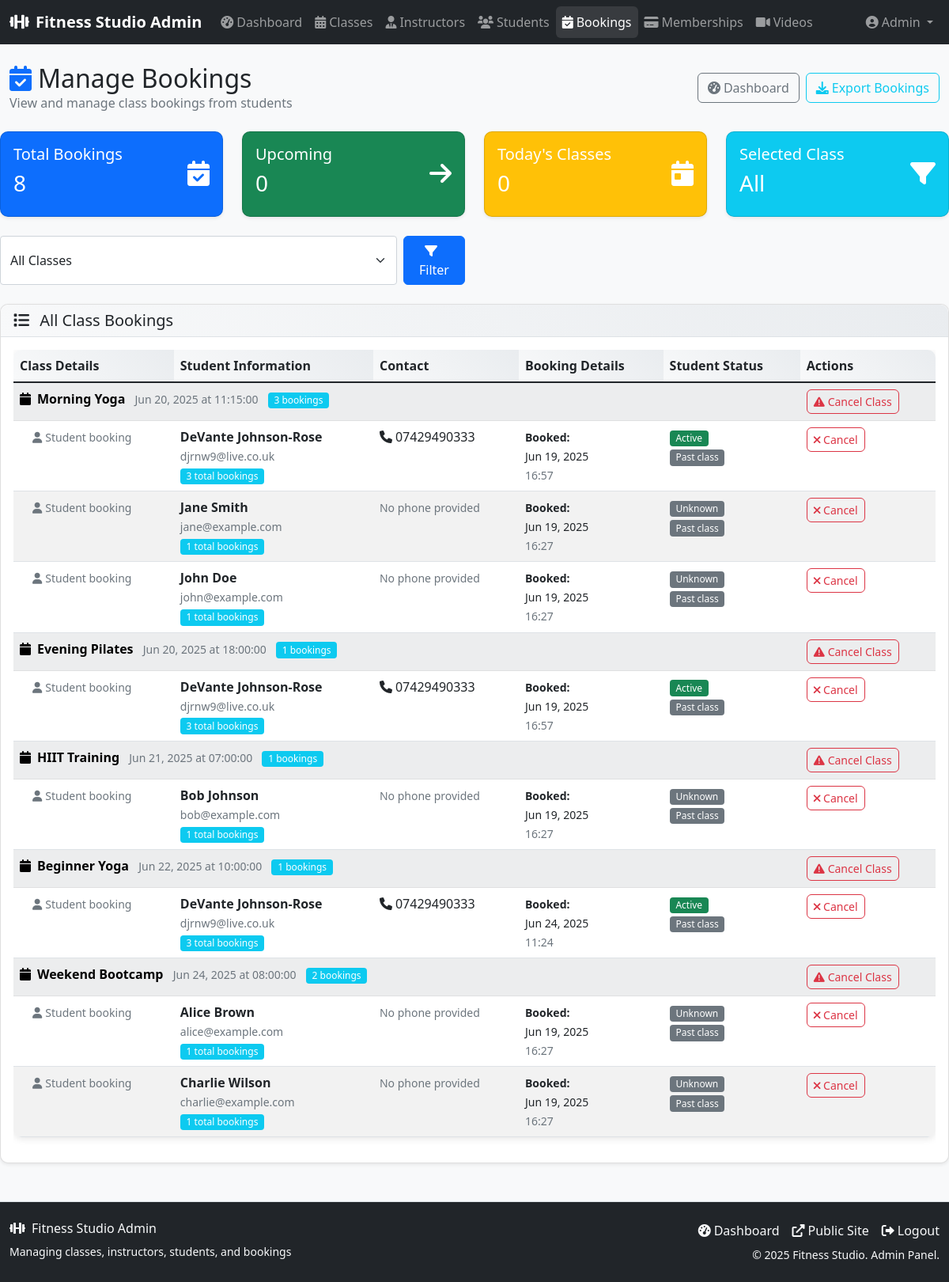
Page /admin/bookings.php (signed in) on the committed database.
### tables this page shows
CREATE TABLE `bookings` (
  `id` int(11) NOT NULL AUTO_INCREMENT,
  `user_id` int(11) DEFAULT NULL,
  `class_id` int(11) NOT NULL,
  `name` varchar(255) NOT NULL,
  `email` varchar(255) NOT NULL,
  `created_at` timestamp NOT NULL DEFAULT current_timestamp(),
  `membership_cycle` varchar(7) DEFAULT NULL COMMENT 'YYYY-MM format for tracking monthly limits',
  `is_free_trial` tinyint(1) DEFAULT 0,
  PRIMARY KEY (`id`),
  KEY `class_id` (`class_id`),
  KEY `idx_bookings_user_id` (`user_id`),
  KEY `idx_bookings_membership_cycle` (`membership_cycle`),
  KEY `idx_bookings_free_trial` (`is_free_trial`),
  CONSTRAINT `bookings_ibfk_1` FOREIGN KEY (`class_id`) REFERENCES `classes` (`id`) ON DELETE CASCADE,
  CONSTRAINT `bookings_ibfk_2` FOREIGN KEY (`user_id`) REFERENCES `users` (`id`) ON DELETE CASCADE
);

CREATE TABLE `classes` (
  `id` int(11) NOT NULL AUTO_INCREMENT,
  `name` varchar(255) NOT NULL,
  `description` text DEFAULT NULL,
  `date` date NOT NULL,
  `time` time NOT NULL,
  `capacity` int(11) NOT NULL,
  `created_at` timestamp NOT NULL DEFAULT current_timestamp(),
  `instructor_id` int(11) DEFAULT NULL,
  `recurring` tinyint(1) DEFAULT 0,
  PRIMARY KEY (`id`),
  KEY `fk_classes_instructor` (`instructor_id`),
  CONSTRAINT `fk_classes_instructor` FOREIGN KEY (`instructor_id`) REFERENCES `instructors` (`id`) ON DELETE SET NULL
);

CREATE TABLE `users` (
  `id` int(11) NOT NULL AUTO_INCREMENT,
  `first_name` varchar(50) NOT NULL,
  `last_name` varchar(50) NOT NULL,
  `email` varchar(100) NOT NULL,
  `password_hash` varchar(255) NOT NULL,
  `phone` varchar(20) DEFAULT NULL,
  `date_of_birth` date DEFAULT NULL,
  `gender` enum('male','female','other','prefer_not_to_say') DEFAULT NULL,
  `health_questionnaire` longtext DEFAULT NULL CHECK (json_valid(`health_questionnaire`)),
  `created_at` timestamp NOT NULL DEFAULT current_timestamp(),
  `updated_at` timestamp NOT NULL DEFAULT current_timestamp() ON UPDATE current_timestamp(),
  `status` enum('active','inactive','suspended') DEFAULT 'active',
  `free_trial_used` tinyint(1) DEFAULT 0,
  PRIMARY KEY (`id`),
  UNIQUE KEY `email` (`email`),
  KEY `idx_users_email` (`email`),
  KEY `idx_users_status` (`status`),
  KEY `idx_users_dob` (`date_of_birth`),
  KEY `idx_users_free_trial` (`free_trial_used`)
);

### admin/bookings.php (the view, shortened to what this page needs)
<?php
require_once 'includes/admin_common.php';
$selectedClass = isset($_GET['class']) ? intval($_GET['class']) : 0;
try {
    $stmt = $pdo->query('SELECT id, name, date, time FROM classes ORDER BY date, time');
} catch (Exception $e) {
    error_log('Failed to load classes for bookings filter: ' . $e->getMessage());
    $classes = [];
}
try {
    if ($selectedClass > 0) {
        $stmt = $pdo->prepare('
            SELECT b.*, c.name as class_name, c.date, c.time, c.capacity,
                   COALESCE(u.first_name, SUBSTRING_INDEX(b.name, " ", 1)) as first_name,
                   COALESCE(u.last_name, SUBSTRING_INDEX(b.name, " ", -1)) as last_name,
                   COALESCE(u.email, b.email) as user_email,
                   u.phone, COALESCE(u.status, "unknown") as user_status,
                   (SELECT COUNT(*) FROM bookings WHERE user_id = b.user_id OR (user_id IS NULL AND email = b.email)) as user_total_bookings
            FROM bookings b
            JOIN classes c ON b.class_id = c.id
            LEFT JOIN users u ON b.user_id = u.id
            WHERE c.id = ?
            ORDER BY b.created_at DESC
        ');
        $stmt->execute([$selectedClass]);
    } else {
        $stmt = $pdo->query('
            SELECT b.*, c.name as class_name, c.date, c.time, c.capacity,
                   COALESCE(u.first_name, SUBSTRING_INDEX(b.name, " ", 1)) as first_name,
                   COALESCE(u.last_name, SUBSTRING_INDEX(b.name, " ", -1)) as last_name,
                   COALESCE(u.email, b.email) as user_email,
                   u.phone, COALESCE(u.status, "unknown") as user_status,
                   (SELECT COUNT(*) FROM bookings WHERE user_id = b.user_id OR (user_id IS NULL AND email = b.email)) as user_total_bookings
            FROM bookings b
            JOIN classes c ON b.class_id = c.id
            LEFT JOIN users u ON b.user_id = u.id
            ORDER BY c.date, c.time, b.created_at DESC
        ');
    }
    $bookings = $stmt->fetchAll();
} catch (Exception $e) {
    error_log('Failed to load bookings: ' . $e->getMessage());
    $bookings = [];
}
$totalBookings = 0;
$upcomingBookings = 0;
$todayBookings = 0;
$currentDate = date('Y-m-d');
try {
    $stmt = $pdo->query('SELECT COUNT(*) FROM bookings');
    $totalBookings = $stmt->fetchColumn();
    $stmt = $pdo->prepare('
        SELECT COUNT(*)
        FROM bookings b
        JOIN classes c ON b.class_id = c.id
        WHERE c.date >= ?
    ');
    $stmt->execute([$currentDate]);
    $upcomingBookings = $stmt->fetchColumn();
    $stmt = $pdo->prepare('
        SELECT COUNT(*)
        FROM bookings b
        JOIN classes c ON b.class_id = c.id
        WHERE c.date = ?
    ');
    $stmt->execute([$currentDate]);
    $todayBookings = $stmt->fetchColumn();
} catch (Exception $e) {
    error_log('Failed to load booking statistics: ' . $e->getMessage());
    $totalBookings = count($bookings);
}
?>
<div class="row mb-4">
    <div class="col-md-3">
        <div class="card bg-primary text-white">
            <div class="card-body">
                <div class="d-flex justify-content-between">
                    <div>
                        <h5 class="card-title">Total Bookings</h5>
                        <h3><?= $totalBookings ?></h3>
                    </div>
                    <div class="align-self-center">
                        <i class="fas fa-calendar-check fa-2x"></i>
                    </div>
                </div>
            </div>
        </div>
    </div>
    <div class="col-md-3">
        <div class="card bg-success text-white">
            <div class="card-body">
                <div class="d-flex justify-content-between">
                    <div>
                        <h5 class="card-title">Upcoming</h5>
                        <h3><?= $upcomingBookings ?></h3>
                    </div>
                    <div class="align-self-center">
                        <i class="fas fa-arrow-right fa-2x"></i>
                    </div>
                </div>
            </div>
        </div>
    </div>
    <div class="col-md-3">
        <div class="card bg-warning text-white">
            <div class="card-body">
                <div class="d-flex justify-content-between">
                    <div>
                        <h5 class="card-title">Today's Classes</h5>
                        <h3><?= $todayBookings ?></h3>
                    </div>
                    <div class="align-self-center">
                        <i class="fas fa-calendar-day fa-2x"></i>
                    </div>
                </div>
            </div>
        </div>
    </div>
    <div class="col-md-3">
        <div class="card bg-info text-white">
            <div class="card-body">
                <div class="d-flex justify-content-between">
                    <div>
                        <h5 class="card-title">Selected Class</h5>
                        <h3><?= $selectedClass > 0 ? count($bookings) : 'All' ?></h3>
                    </div>
                    <div class="align-self-center">
                        <i class="fas fa-filter fa-2x"></i>
                    </div>
                </div>
            </div>
        </div>
    </div>
</div>
<div class="row mb-4">
    <div class="col-md-6">
        <form method="GET" class="d-flex">
            <select name="class" class="form-select me-2">
                <option value="0">All Classes</option>
            </select>
            <button type="submit" class="btn btn-primary">
                <i class="fas fa-filter me-2"></i>Filter
            </button>
        </form>
    </div>
    <div class="col-md-6 text-end">
    </div>
</div>
<div class="card">
    <div class="card-header d-flex justify-content-between align-items-center">
        <h5 class="mb-0">
            <i class="fas fa-list me-2"></i>
            <?= $selectedClass > 0 ? 'Students Booked for Selected Class' : 'All Class Bookings' ?>
        </h5>
    </div>
    <div class="card-body">
        <?php if (empty($bookings)): ?>
            <div class="alert alert-info">
                <i class="fas fa-info-circle me-2"></i>No bookings found<?= $selectedClass > 0 ? ' for this class' : '' ?>.
            </div>
        <?php else: ?>
            <div class="table-responsive">
                <table class="table table-striped">
                    <thead>
                        <tr>
                            <th>Class Details</th>
                            <th>Student Information</th>
                            <th>Contact</th>
                            <th>Booking Details</th>
                            <th>Student Status</th>
                            <th>Actions</th>
                        </tr>
                    </thead>
                    <tbody>
                        <?php
                        $currentClass = '';
                        $classCount = [];
                        foreach ($bookings as $booking) {
                            $classKey = $booking['class_id'];
                            if (!isset($classCount[$classKey])) {
                                $classCount[$classKey] = 0;
                            }
                            $classCount[$classKey]++;
                        }
                        foreach ($bookings as $booking):
                            $classKey = $booking['class_id'];
                            $isNewClass = ($currentClass !== $classKey);
                            if ($isNewClass) {
                                $currentClass = $classKey;
                            }
                        ?>
                            <?php if ($isNewClass && $selectedClass == 0): ?>
                                <tr class="table-light">
                                    <td colspan="5">
                                        <strong><i class="fas fa-calendar me-2"></i><?= htmlspecialchars($booking['class_name']) ?></strong>
                                        <small class="text-muted ms-2"><?= date('M j, Y', strtotime($booking['date'])) ?> at <?= $booking['time'] ?></small>
                                        <span class="badge bg-info ms-2"><?= $classCount[$classKey] ?> bookings</span>
                                    </td>
                                    <td>
                                        <button class="btn btn-sm btn-outline-danger"
                                                onclick="cancelEntireClass(<?= $booking['class_id'] ?>, '<?= htmlspecialchars($booking['class_name']) ?>', <?= $classCount[$classKey] ?>)"
                                                title="Cancel all bookings for this class">
                                            <i class="fas fa-exclamation-triangle me-1"></i>Cancel Class
                                        </button>
                                    </td>
                                </tr>
                            <?php endif; ?>
                            <tr>
                                <td>
                                    <?php if ($selectedClass > 0): ?>
                                        <strong><?= htmlspecialchars($booking['class_name']) ?></strong>
                                        <br><small class="text-muted">
                                            <i class="fas fa-calendar me-1"></i><?= date('M j, Y', strtotime($booking['date'])) ?>
                                            <i class="fas fa-clock ms-2 me-1"></i><?= $booking['time'] ?>
                                        </small>
                                        <br><small class="badge bg-secondary">Capacity: <?= $booking['capacity'] ?></small>
                                    <?php else: ?>
                                        <small class="text-muted ms-3">
                                            <i class="fas fa-user me-1"></i>Student booking
                                        </small>
                                    <?php endif; ?>
                                </td>
                                <td>
                                    <strong><?= htmlspecialchars($booking['first_name'] . ' ' . $booking['last_name']) ?></strong>
                                    <br><small class="text-muted"><?= htmlspecialchars($booking['user_email']) ?></small>
                                    <br><small class="badge bg-info"><?= $booking['user_total_bookings'] ?> total bookings</small>
                                </td>
                                <td>
                                    <?php if ($booking['phone']): ?>
                                        <i class="fas fa-phone me-1"></i><?= htmlspecialchars($booking['phone']) ?>
                                    <?php else: ?>
                                        <small class="text-muted">No phone provided</small>
                                    <?php endif; ?>
                                </td>
                                <td>
                                    <small>
                                        <strong>Booked:</strong><br>
                                        <?= date('M j, Y', strtotime($booking['created_at'])) ?><br>
                                        <span class="text-muted"><?= date('H:i', strtotime($booking['created_at'])) ?></span>
                                    </small>
                                </td>
                                <td>
                                    <span class="badge bg-<?= $booking['user_status'] === 'active' ? 'success' : 'secondary' ?>">
                                        <?= ucfirst($booking['user_status']) ?>
                                    </span>
                                    <?php if (strtotime($booking['date']) < strtotime('today')): ?>
                                        <br><small class="badge bg-secondary mt-1">Past class</small>
                                    <?php elseif ($booking['date'] === date('Y-m-d')): ?>
                                        <br><small class="badge bg-warning mt-1">Today</small>
                                    <?php else: ?>
                                        <br><small class="badge bg-success mt-1">Upcoming</small>
                                    <?php endif; ?>
                                </td>
                                <td>
                                    <button class="btn btn-sm btn-outline-danger"
                                            onclick="cancelBooking(<?= $booking['id'] ?>, '<?= htmlspecialchars($booking['first_name'] . ' ' . $booking['last_name'], ENT_QUOTES) ?>', '<?= htmlspecialchars($booking['class_name'], ENT_QUOTES) ?>')"
                                            title="Cancel this booking">
                                        <i class="fas fa-times"></i> Cancel
                                    </button>
                                </td>
                            </tr>
                        <?php endforeach; ?>
                    </tbody>
                </table>
            </div>
        <?php endif; ?>
    </div>
</div>

### assets/css/custom.css (style rules this page uses)
.btn { border-radius: 6px; font-weight: 500; }
.card { border: none; box-shadow: 0 2px 10px rgba(0, 0, 0, 0.1); border-radius: 10px; }
.card-header { background: linear-gradient(45deg, #f8f9fa, #e9ecef); border-bottom: 1px solid #dee2e6; border-radius: 10px 10px 0 0 !important; }
.table { border-radius: 10px; overflow: hidden; box-shadow: 0 2px 10px rgba(0, 0, 0, 0.1); }
.table thead th { background: linear-gradient(45deg, #f8f9fa, #e9ecef); border: none; font-weight: 600; }

### admin/templates/header.php (style rules this page uses)
.admin-page { background-color: #f8f9fa; min-height: 100vh; }
.card { box-shadow: 0 0.125rem 0.25rem rgba(0, 0, 0, 0.075); border: 1px solid rgba(0, 0, 0, 0.125); }
.btn-group-sm > .btn, .btn-sm { font-size: 0.875rem; }
.table th { background-color: #f8f9fa; font-weight: 600; }
.badge { font-weight: 500; }

### rows in the picture
bookings: class.name "Morning Yoga", class.date "Jun 20, 2025", class.time "11:15:00", class "3", last_name "DeVante Johnson-Rose", user_email "djrnw9@live.co.uk", user_total_bookings "3", user.phone "07429490333", created_at "Jun 19, 2025", created_at "16:57", user_status "Active"
bookings: last_name "Jane Smith", user_email "jane@example.com", user_total_bookings "1", shows "No phone provided", created_at "Jun 19, 2025", created_at "16:27", user_status "Unknown"
bookings: last_name "John Doe", user_email "john@example.com", user_total_bookings "1", shows "No phone provided", created_at "Jun 19, 2025", created_at "16:27", user_status "Unknown"
bookings: class.name "Evening Pilates", class.date "Jun 20, 2025", class.time "18:00:00", class "1", last_name "DeVante Johnson-Rose", user_email "djrnw9@live.co.uk", user_total_bookings "3", user.phone "07429490333", created_at "Jun 19, 2025", created_at "16:57", user_status "Active"
bookings: class.name "HIIT Training", class.date "Jun 21, 2025", class.time "07:00:00", class "1", last_name "Bob Johnson", user_email "bob@example.com", user_total_bookings "1", shows "No phone provided", created_at "Jun 19, 2025", created_at "16:27", user_status "Unknown"
bookings: class.name "Beginner Yoga", class.date "Jun 22, 2025", class.time "10:00:00", class "1", last_name "DeVante Johnson-Rose", user_email "djrnw9@live.co.uk", user_total_bookings "3", user.phone "07429490333", created_at "Jun 24, 2025", created_at "11:24", user_status "Active"
bookings: class.name "Weekend Bootcamp", class.date "Jun 24, 2025", class.time "08:00:00", class "2", last_name "Alice Brown", user_email "alice@example.com", user_total_bookings "1", shows "No phone provided", created_at "Jun 19, 2025", created_at "16:27", user_status "Unknown"
bookings: last_name "Charlie Wilson", user_email "charlie@example.com", user_total_bookings "1", shows "No phone provided", created_at "Jun 19, 2025", created_at "16:27", user_status "Unknown"

### other values in the picture
$instructorsText "Instructors"
$pageTitle "Manage Bookings"
$pageDescription "View and manage class bookings from students"
$text "Dashboard"
$text "Export Bookings"
$totalBookings "8"
$upcomingBookings "0"
$todayBookings "0"
